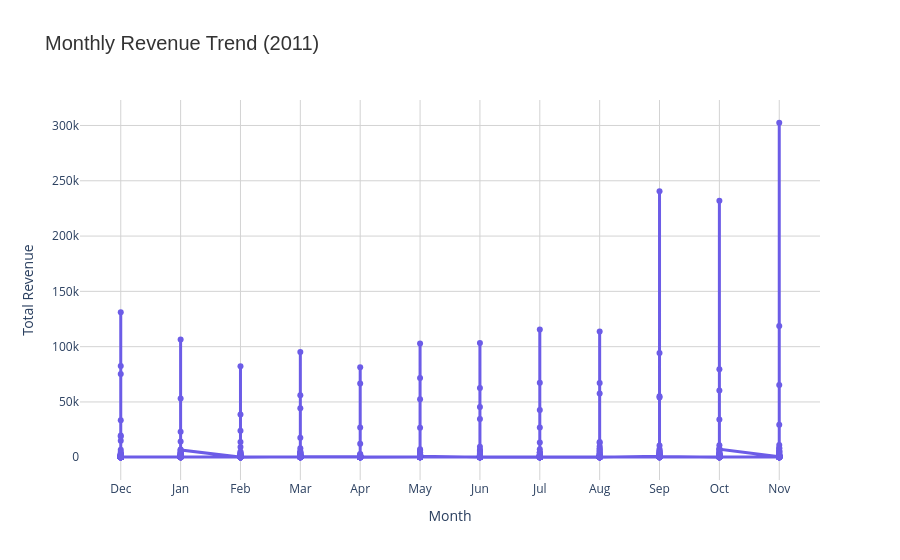

Notebook source saved alongside this figure:
### Markdown cell above
# Monthly Revenue Trend (2011)-(Time-Series Revenue)

### Code cell
import pandas as pd
import plotly.express as px

# Load and clean
df = pd.read_csv("../data/gold/monthly_revenue.csv")
df = df.drop(df.index[0])   # remove Dec 2010 row

# Create proper datetime column
df["Date"] = pd.to_datetime(df["Year"].astype(str) + "-" +
                            df["Month"].astype(str) + "-01")

# Sort
df = df.sort_values("Date").reset_index(drop=True)

# Extract month names for x-axis
df["MonthName"] = df["Date"].dt.strftime("%b")   # Jan, Feb, Mar...

# Interactive line chart
fig = px.line(
    df,
    x="MonthName",
    y="TotalPrice",
    markers=True,
    title="Monthly Revenue Trend (2011)",
    labels={"TotalPrice": "Total Revenue", "MonthName": "Month"},
)

fig.update_traces(line=dict(color="#6C5CE7", width=3))

fig.update_layout(
    hovermode="x unified",
    title_font=dict(size=20, family="Arial", color="#333"),
    plot_bgcolor="white",
    xaxis=dict(showgrid=True, gridcolor="lightgray"),
    yaxis=dict(showgrid=True, gridcolor="lightgray")
)

fig.show()

### Figure 1 — Plotly figure (JSON) as saved in the notebook; plotly's stock layout.template omitted (floating-point values rounded to 4 significant figures; data arrays with more than 128 entries replaced by an {"elided": "..."} marker saying what was removed)
{"data": [{"hovertemplate": "Month=%{x}<br>Total Revenue=%{y}<extra></extra>", "legendgroup": "", "line": {"color": "#6C5CE7", "dash": "solid", "width": 3}, "marker": {"symbol": "circle"}, "mode": "lines+markers", "name": "", "orientation": "v", "showlegend": false, "type": "scatter", "x": {"elided": "961 str values"}, "xaxis": "x", "y": {"elided": "961 float values"}, "yaxis": "y"}], "layout": {"hovermode": "x unified", "legend": {"tracegroupgap": 0}, "plot_bgcolor": "white", "title": {"font": {"color": "#333", "family": "Arial", "size": 20}, "text": "Monthly Revenue Trend (2011)"}, "xaxis": {"anchor": "y", "domain": [0, 1], "gridcolor": "lightgray", "showgrid": true, "title": {"text": "Month"}}, "yaxis": {"anchor": "x", "domain": [0, 1], "gridcolor": "lightgray", "showgrid": true, "title": {"text": "Total Revenue"}}}}
